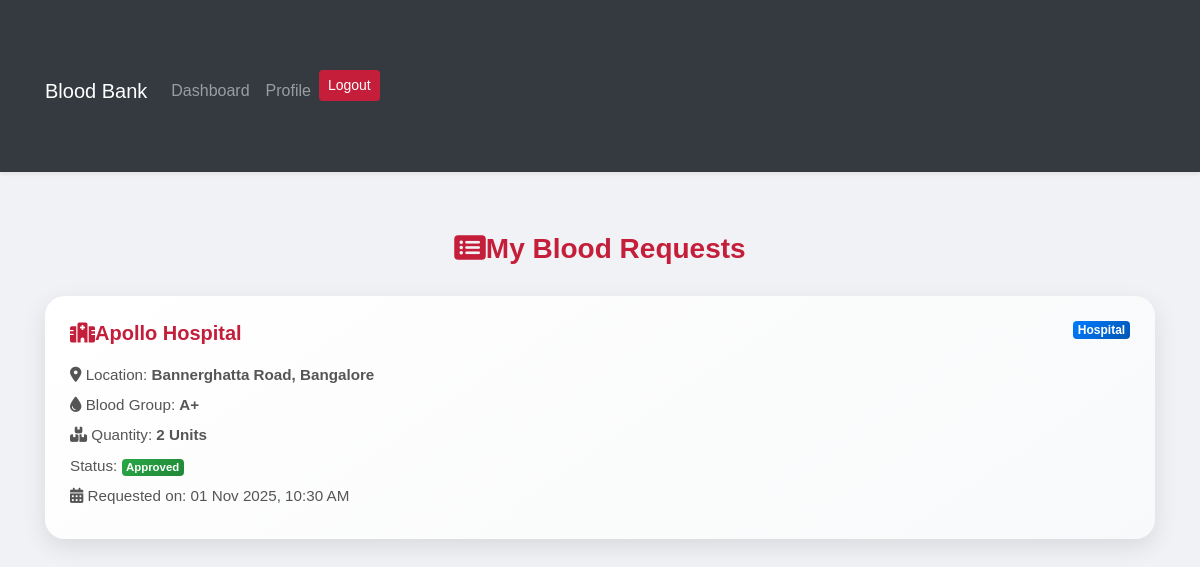
The app's page /user/my_requests.php (signed in) with its own data.
### tables this page shows
CREATE TABLE `requests` (
  `request_id` int(11) NOT NULL AUTO_INCREMENT,
  `user_id` int(11) NOT NULL,
  `hospital_id` int(11) DEFAULT NULL,
  `donor_id` int(11) DEFAULT NULL COMMENT 'User-to-user blood requests',
  `blood_group` enum('A+','A-','B+','B-','AB+','AB-','O+','O-') NOT NULL,
  `quantity` int(11) NOT NULL,
  `status` enum('pending','approved','rejected') DEFAULT 'pending',
  `created_at` timestamp NOT NULL DEFAULT current_timestamp(),
  PRIMARY KEY (`request_id`),
  KEY `user_id` (`user_id`),
  KEY `hospital_id` (`hospital_id`),
  KEY `donor_id` (`donor_id`),
  KEY `idx_status` (`status`),
  CONSTRAINT `requests_ibfk_1` FOREIGN KEY (`user_id`) REFERENCES `users` (`user_id`) ON DELETE CASCADE,
  CONSTRAINT `requests_ibfk_2` FOREIGN KEY (`hospital_id`) REFERENCES `users` (`user_id`) ON DELETE CASCADE,
  CONSTRAINT `fk_requests_donor` FOREIGN KEY (`donor_id`) REFERENCES `users` (`user_id`) ON DELETE SET NULL
);

### user/my_requests.php (the view, shortened to what this page needs)
<?php
include_once "../includes/db.php";
$user_id = $_SESSION['user_id'];
$query = "SELECT r.request_id,
                 COALESCE(h.name, u.name, 'Community Donor') AS recipient_name,
                 COALESCE(h.location, u.location, 'N/A') AS recipient_location,
                 r.blood_group,
                 r.quantity,
                 r.status,
                 r.created_at,
                 CASE
                    WHEN r.hospital_id IS NOT NULL THEN 'hospital'
                    WHEN r.donor_id IS NOT NULL THEN 'user'
                    ELSE 'public'
                 END as request_type
          FROM requests r
          LEFT JOIN users h ON r.hospital_id = h.user_id AND h.role = 'hospital'
          LEFT JOIN users u ON r.donor_id = u.user_id AND u.role = 'user'
          WHERE r.user_id = ?
          ORDER BY r.created_at DESC";
$stmt = $conn->prepare($query);
$stmt->bind_param("i", $user_id);
$stmt->execute();
$result = $stmt->get_result();
?>
<!DOCTYPE html>
<html lang="en">
<head>
    <?php include "head.php"; ?>
    <link rel="stylesheet" href="../assets/css/bootstrap.min.css">
    <link rel="stylesheet" href="../assets/css/user.css">
    <link rel="stylesheet" href="https://cdnjs.cloudflare.com/ajax/libs/font-awesome/6.5.0/css/all.min.css">
</head>
<body>
    <?php include "header.php"; ?>
    <div class="container">
        <h3><i class="fas fa-list-alt me-2"></i>My Blood Requests</h3>
        <?php if ($result->num_rows > 0) {
            while ($row = $result->fetch_assoc()) {
                $status_class = $row['status'] == 'pending' ? 'badge-pending' : ($row['status'] == 'approved' ? 'badge-approved' : 'badge-rejected');
                $type_class = $row['request_type'] == 'hospital' ? 'badge-hospital' : ($row['request_type'] == 'user' ? 'badge-user' : 'badge-public');
                $type_icon = $row['request_type'] == 'hospital' ? 'fa-hospital' : 'fa-user';
        ?>
                <div class="card-request">
                    <div class="d-flex justify-content-between align-items-start mb-2">
                        <h5><i class="fas <?php echo $type_icon; ?> me-2"></i><?php echo htmlspecialchars($row['recipient_name']); ?></h5>
                        <span class="badge <?php echo $type_class; ?>"><?php echo ucfirst($row['request_type']); ?></span>
                    </div>
                    <p><i class="fas fa-map-marker-alt me-1"></i> Location: <strong><?php echo htmlspecialchars($row['recipient_location']); ?></strong></p>
                    <p><i class="fas fa-tint me-1"></i> Blood Group: <strong><?php echo htmlspecialchars($row['blood_group']); ?></strong></p>
                    <p><i class="fas fa-boxes me-1"></i> Quantity: <strong><?php echo htmlspecialchars($row['quantity']); ?> Units</strong></p>
                    <p>Status: <span class="badge <?php echo $status_class; ?>"><?php echo ucfirst($row['status']); ?></span></p>
                    <p><i class="fas fa-calendar-alt me-1"></i> Requested on: <?php echo date('d M Y, h:i A', strtotime($row['created_at'])); ?></p>
                </div>
            <?php }
        } else { ?>
            <p class="text-center text-muted">You haven't made any blood requests yet.</p>
        <?php } ?>
    </div>
</body>
</html>

### assets/css/style.css (style rules this page uses)
body, html { height: 100%; margin: 0; font-family: 'Segoe UI', Tahoma, Geneva, Verdana, sans-serif; }
:root { --brand-red: #C41E3A; --brand-blue: #2C5F8B; --light-bg: #f9f9f9; --dark-text: #333; --radius-lg: 12px; --shadow-soft: 0 4px 10px rgba(0,0,0,0.08); }
body { font-family: "Segoe UI", Roboto, sans-serif; color: var(--dark-text); background: var(--light-bg); line-height: 1.6; }

### user/css/user.css (style rules this page uses)
body { font-family: 'Poppins', sans-serif; background-color: #f0f2f5; margin: 0; padding: 0; color: #333; }
.container { margin-top: 60px; margin-bottom: 50px; }
h1, h2, h3, h4, h5 { font-weight: 700; color: #C41E3A; }

### user/my_requests.php (style rules this page uses)
body { background-color: #f0f2f5; font-family: 'Poppins', sans-serif; }
.container { margin-top: 60px; margin-bottom: 50px; }
h3 { color: #C41E3A; font-weight: 700; text-align: center; margin-bottom: 30px; }
.card-request { background: linear-gradient(145deg, #ffffff, #f8f9fa); border-radius: 20px; padding: 25px; margin-bottom: 20px; box-shadow: 0 8px 25px rgba(0, 0, 0, 0.1); transition: transform 0.3s, box-shadow 0.3s; }
.card-request h5 { color: #C41E3A; font-weight: 700; margin-bottom: 10px; }
.card-request p { margin-bottom: 6px; color: #555; font-size: 0.95rem; }
.badge-approved { background: linear-gradient(135deg, #28a745, #218838); color: #fff; }
.badge-hospital { background: linear-gradient(135deg, #007bff, #0056b3); color: #fff; }

### records on screen
requests: recipient_name "Apollo Hospital", request_type "Hospital", recipient_location "Bannerghatta Road, Bangalore", blood_group "A+", quantity "2", status "Approved", created_at "01 Nov 2025, 10:30 AM"
